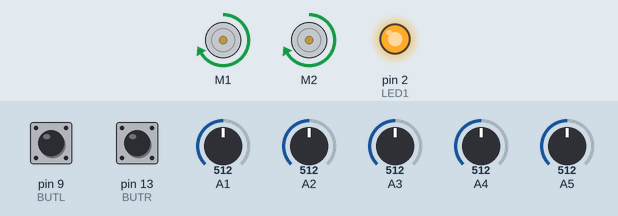
Simulated run of this sketch. Board: Arduino Uno, built with avr-gcc and run on an emulated ATmega328P. On the bench: 2 × DC motor (green arrow = forward, orange = backward, longer = faster), output pins drawn as LEDs (lit = HIGH). Inputs (shaded band) come from the test bench; at power-on: A1 = 512, A2 = 512, A5 = 512, A4 = 512, A3 = 512, pin 9 (BUTL) LOW, pin 13 (BUTR) LOW.

Above: at 3.7 s.
3.8 s: A1 set to 390
At 4.7 s:
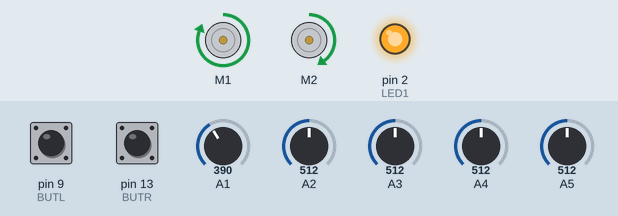
6.8 s: A2 set to 390
At 8.5 s:
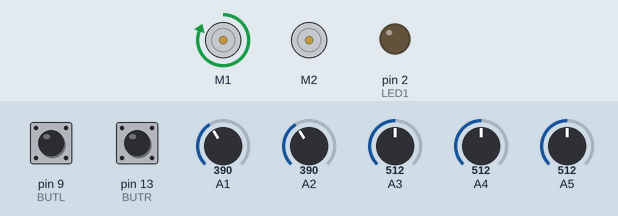
8.8 s: A5 set to 390
At 9.7 s:
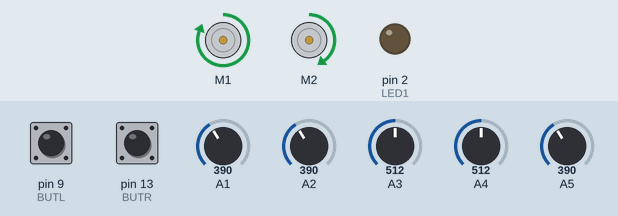
10.4 s: A4 set to 390
At 10.9 s:
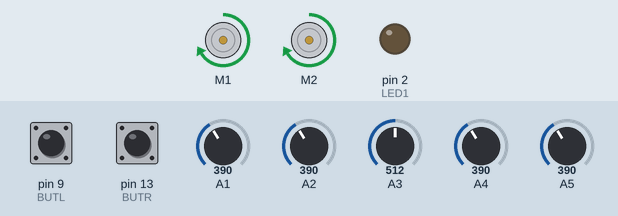
12.0 s: A1 set to 410
At 13.3 s:
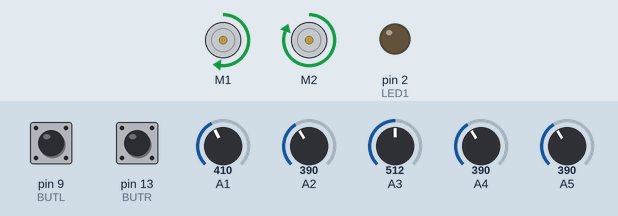
13.6 s: A3 set to 390
At 14.6 s:
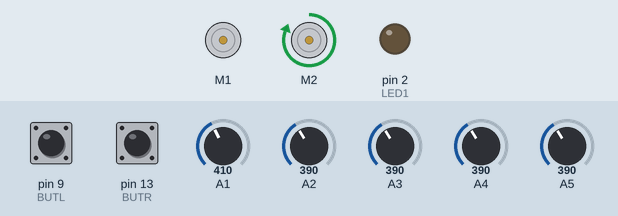
Timing chart, 0 to 34.4 s (numbered marks = the images above; inputs shaded):
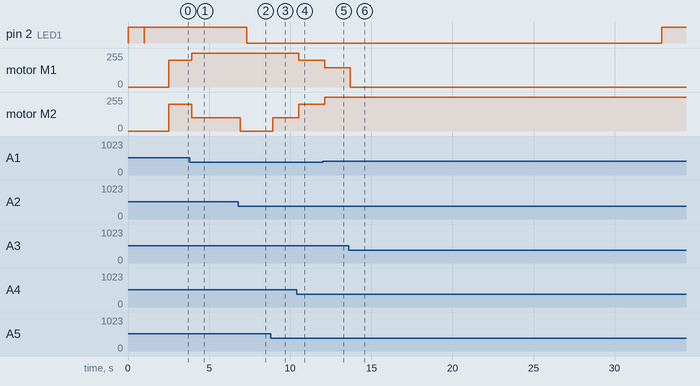

Measured:
- after the input at 3.8 s, motor M1: forward 200/255 → forward 255/255 after 0.12 s; motor M2: forward 200/255 → forward 100/255 after 0.12 s
- after the input at 6.8 s, motor M2: forward 100/255 → stopped after 0.12 s
- after the input at 8.8 s, motor M2: stopped → forward 100/255 after 0.12 s
- after the input at 10.4 s, motor M1: forward 255/255 → forward 200/255 after 0.12 s; motor M2: forward 100/255 → forward 200/255 after 0.12 s
- after the input at 12.0 s, motor M1: forward 200/255 → forward 144/255 after 0.12 s; motor M2: forward 200/255 → forward 255/255 after 0.12 s
- after the input at 13.6 s, motor M1: forward 144/255 → stopped after 0.12 s

The sketch:

BRF17.ino
```cpp
#include <AFMotor.h>
#include <stdint.h>
//#include <Servo.h>

#define DELTATIME 200

#define LED1 2

#define BUTL 9
#define BUTR 13
#define BUTC 0

#define PWMMAX 255
#define BASEPWM 200

/* ---------- Variables & Objects ---------- */
AF_DCMotor leftMotor(1);
AF_DCMotor rightMotor(2);

uint8_t pwm_l, pwm_r;
int16_t pwm_l_c, pwm_r_c;

float Kp = 4.0, Kd = 0;
int16_t pr_error;

uint8_t button_state, prev_bs;
uint8_t pr_bc = 1, pr_bl = 1, pr_br = 1;
uint8_t	r_is_pressed, l_is_pressed, c_is_pressed;
uint8_t var_ptr = 0;
int16_t sig_thr;
int16_t base_pwm = 200;
int16_t pwm_max = 255;

uint8_t cntr = 1000;

unsigned long prevMillis, currentMillis;

int16_t s1,s2,s3,s4,s5;		//readings
int16_t sens[5];			//readings
float eq[5];				//equal coeffs

uint8_t minSens, maxSens;
uint16_t minVal, maxVal;
uint16_t thrL, thrR;

int16_t tmp_sig;
int16_t prev_pos;
/* ----------------------------------------- */

/* --------------- Functions --------------- */
uint8_t sensInit(void);
void readSensors(void);
int16_t defineLine(void);
int16_t reactPID(int16_t input);
void reactDRV(int16_t in);
void varMod(void);
void checkButt(void);
void showSelectedVar(void);

/* ============================================= */
/* ============= INITIALIZATION ================ */
void setup(){
	Serial.begin(9600);

	leftMotor.run(RELEASE);
	rightMotor.run(RELEASE);

	pinMode(LED1, OUTPUT);

	pinMode(BUTC, INPUT);
	pinMode(BUTL, INPUT);
	pinMode(BUTR, INPUT);

	sensInit();
}

/* ================ MAIN LOOP ================== */
void loop(){

	currentMillis = millis();
	if (currentMillis - prevMillis >= DELTATIME){
		prevMillis = currentMillis;

		checkButt();
		varMod();
		showSelectedVar();

		readSensors();
		tmp_sig = reactPID(defineLine());
		//Serial.println(tmp_sig);

		if(var_ptr == 5){
			leftMotor.run(RELEASE);
			rightMotor.run(RELEASE);
		}else{
			reactDRV(tmp_sig);
		}
	}
}
/* ================ END OF LOOP ================ */
/* ============================================= */

/* ---------- Functions ---------- */
uint8_t sensInit(void){
	uint8_t out;

	digitalWrite(LED1, HIGH);
	delay(1000);
	digitalWrite(LED1, LOW);

	readSensors();
	minVal = sens[minSens];
	maxVal = sens[maxSens];

  int16_t accum[5] = {0,0,0,0,0};

for(int t = 0; t<10; t++){
    readSensors();
    for(int o = 0; o<5; o++){
      accum[o] += sens[o];
    }
}

for(int i = 0; i<5; i++){
  eq[i] = ((float)accum[2])/((float)accum[i]);
/*
  Serial.print("eq[");
  Serial.print(i);
  Serial.print("]: ");
  Serial.println(eq[i]);
 */
}


	if ((maxVal - minVal) < 100){
		out = 1;
	}
/*
  Serial.print("min:");
  Serial.print(minVal);
  Serial.print("\tmax:");
  Serial.println(maxVal);
  */
	delay(10);
	digitalWrite(LED1, HIGH);
	delay(1500);
	digitalWrite(LED1, LOW);

	return out;
}

void readSensors(void){

	if(0){
		sens[0] = 1024 - analogRead(A1);
		sens[1] = 1024 - analogRead(A2);
		sens[2] = 1024 - analogRead(A3);
		sens[3] = 1024 - analogRead(A4);
		sens[4] = 1024 - analogRead(A5);
	}else{
		sens[0] = analogRead(A1);
		sens[1] = analogRead(A2);
		sens[2] = analogRead(A3);
		sens[3] = analogRead(A4);
		sens[4] = analogRead(A5);
	}
	minSens = 0;
	maxSens = 0;

	for (uint8_t i = 1; i < 5; i++){
		if (sens[maxSens] < sens[i]) 	maxSens = i;
		if (sens[minSens] > sens[i]) 	minSens = i;
	}
}


int16_t defineLine(void){
	int16_t out;
	uint8_t on_line = 0;

	//int16_t acc;
	//int16_t tmp[5];
	float tmp[5], acc;
	int16_t minv;

	minv = sens[minSens];
	if(minv> 400) minv = 400;

	if(0){
		tmp[0] = eq[0] * (float)(sens[0] - minv);
		tmp[1] = eq[1] * (float)(sens[1] - minv);
		tmp[2] = eq[2] * (float)(sens[2] - minv);
		tmp[3] = eq[3] * (float)(sens[3] - minv);
		tmp[4] = eq[4] * (float)(sens[4] - minv);
	}else{
	for(int i=0;i<5;i++){
		tmp[i] = (float)(sens[i] - minv);
		if (tmp[i]>sig_thr) on_line = 1;
		}
	}

/*
	Serial.print(tmp[0]); Serial.print("\t");
	Serial.print(tmp[1]); Serial.print("\t");
	Serial.print(tmp[2]); Serial.print("\t");
	Serial.print(tmp[3]); Serial.print("\t");
	Serial.println(tmp[4]);
*/
	acc += tmp[0] * -100;
	acc += tmp[1] * -50;
	acc += tmp[2] * 0;
	acc += tmp[3] * 50;
	acc += tmp[4] * 100;

	out = (int16_t)((acc / (tmp[0] + tmp[1] + tmp[2] + tmp[3] + tmp[4])));

	if(!on_line){
		if (prev_pos < 0) out = -50;
		else out = 50;
	}else{
		prev_pos = out;
	}

	return out;
}


int16_t reactPID(int16_t in){
	int16_t out;

	out = (int16_t)(Kp * (float)in + Kd * (float)(in - pr_error));
	pr_error = in;

	/*Serial.print("in: "); Serial.print(in);
	Serial.print("\tout: "); Serial.print(out); */
	return out;
}


void reactDRV(int16_t sig){
	pwm_l_c = base_pwm + sig;
	pwm_r_c = base_pwm - sig;

	if(pwm_l_c > pwm_max) pwm_l_c = pwm_max;
	if(pwm_r_c > pwm_max) pwm_r_c = pwm_max;
	if(pwm_l_c < 0) pwm_l_c = 0;
	if(pwm_r_c < 0) pwm_r_c = 0;

/*
  Serial.print("\t");
  Serial.print(pwm_l_c);
  Serial.print("\t");
  Serial.println(pwm_r_c);
*/

	leftMotor.setSpeed(pwm_l_c);
	leftMotor.run(FORWARD);

	rightMotor.setSpeed(pwm_r_c);
	rightMotor.run(FORWARD);
}


void varMod(void){
	if(c_is_pressed) var_ptr++;
	if(var_ptr > 6) var_ptr = 0;

	if(var_ptr == 0){
		if(r_is_pressed) {	sig_thr += 5;		r_is_pressed = 0;}
		if(l_is_pressed) {	sig_thr -= 5;		l_is_pressed = 0;}
	}else if(var_ptr == 1){
		if(r_is_pressed) {	base_pwm += 5;		r_is_pressed = 0;}
		if(l_is_pressed) {	base_pwm -= 5;		l_is_pressed = 0;}
	}else if(var_ptr == 2){
		if(r_is_pressed) {	pwm_max += 5;		r_is_pressed = 0;}
		if(l_is_pressed) {	pwm_max -= 5;		l_is_pressed = 0;}
	}else if(var_ptr == 3){
		if(r_is_pressed) {	Kp += 0.1;		r_is_pressed = 0;}
		if(l_is_pressed) {	Kp -= 0.1;		l_is_pressed = 0;}
	}else if(var_ptr == 4){
		if(r_is_pressed) {	Kd += 0.1;		r_is_pressed = 0;}
		if(l_is_pressed) {	Kd -= 0.1;		l_is_pressed = 0;}
	}
}


void checkButt(void){
	uint8_t curr_st;

	curr_st = digitalRead(BUTC);
	if (curr_st && !pr_bc) c_is_pressed = 1;
	pr_bc = curr_st;

	curr_st = digitalRead(BUTL);
	if (curr_st && !pr_bl) l_is_pressed = 1;
	pr_bl = curr_st;

	curr_st = digitalRead(BUTR);
	if (curr_st && !pr_br) r_is_pressed = 1;
	pr_br = curr_st;
}


void showSelectedVar(void){
	if(cntr & (0x80>>var_ptr)){
		digitalWrite(LED1, HIGH);
	}else{
		digitalWrite(LED1, LOW);
	}
	cntr++;
}
```
